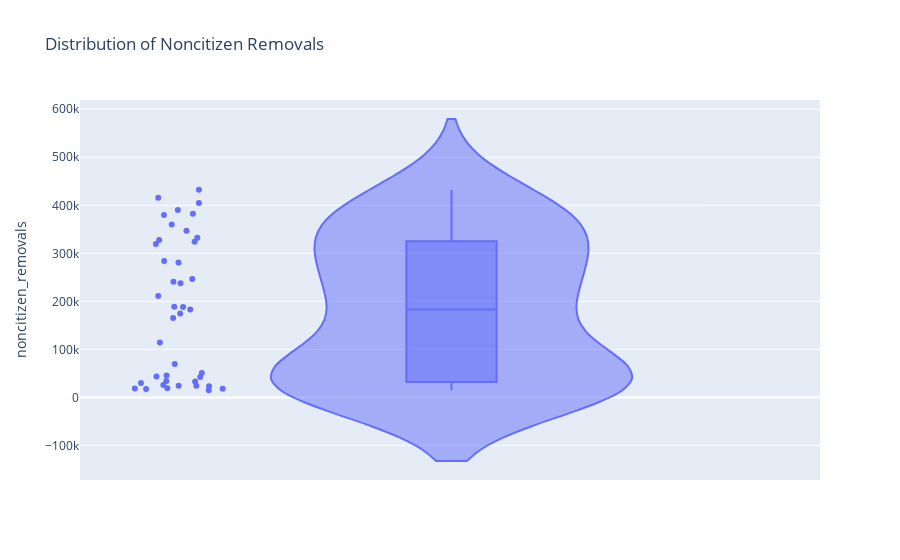

Notebook code for this chart:
### Code cell
noncitizen_removals_violin = px.violin(df, y='noncitizen_removals', points='all', box=True,
                                       title='Distribution of Noncitizen Removals')
noncitizen_removals_violin.show()

### Figure 1 — Plotly figure (JSON) as saved in the notebook; plotly's stock layout.template omitted (floating-point values rounded to 4 significant figures)
{"data": [{"alignmentgroup": "True", "box": {"visible": true}, "hovertemplate": "noncitizen_removals=%{y}<extra></extra>", "legendgroup": "", "marker": {"color": "#636efa"}, "name": "", "offsetgroup": "", "orientation": "v", "points": "all", "scalegroup": "True", "showlegend": false, "type": "violin", "x0": " ", "xaxis": "x", "y": [18013, 17379, 15216, 19211, 18696, 23105, 24592, 24336, 25829, 34427, 30039, 33189, 43671, 42542, 45674, 50924, 69680, 114432, 174813, 183114, 188467, 189026, 165168, 211098, 240665, 246431, 280974, 319382, 359795, 379739, 382449, 390413, 415579, 432201, 405026, 324303, 332263, 284298, 327554, 347183, 237861], "y0": " ", "yaxis": "y"}], "layout": {"legend": {"tracegroupgap": 0}, "title": {"text": "Distribution of Noncitizen Removals"}, "violinmode": "group", "xaxis": {"anchor": "y", "domain": [0, 1]}, "yaxis": {"anchor": "x", "domain": [0, 1], "title": {"text": "noncitizen_removals"}}}}
